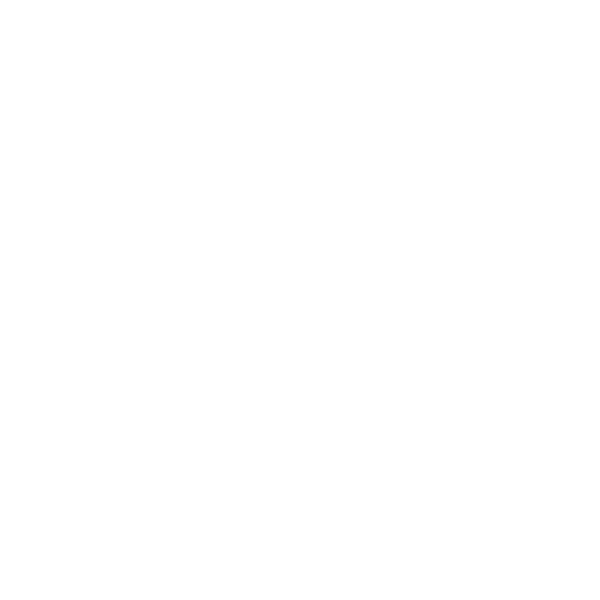
Frame 1 (no input)
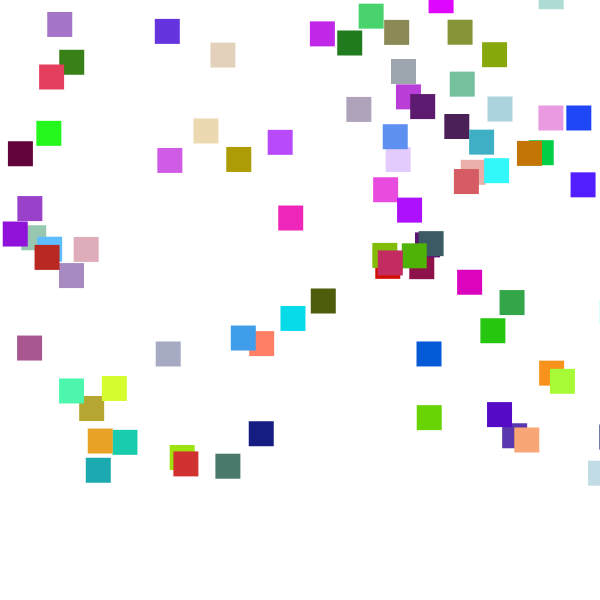
Frame 60 (no input)
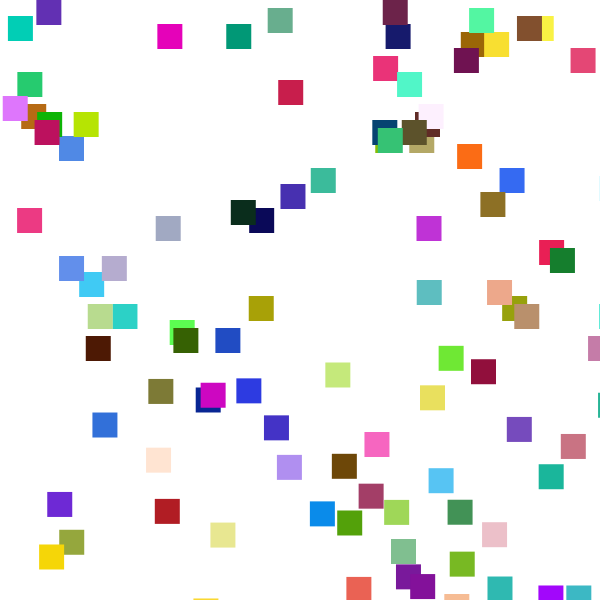
Frame 120 (the mouse pressed at the canvas centre since frame 60)

The p5.js sketch that drew these frames (run headless with seeded random() and noise() and a simulated clock; from frame 60 on, the mouse is pressed at the canvas centre):

// p5.js sketch
// ── sketch.js
let drop = [];

function setup() {
  createCanvas(600, 600);
  for (let i = 0; i < 100; i++) {
    drop.push(new Drop());
  }
}

function draw() {
  background(255);
  for (let i = 0; i < drop.length; i++) {
    drop[i].show();
    drop[i].update();
  }
}

class Drop {
  constructor() {
    this.x = random(0, width);
    this.y = random(0, -height);
  }

  show() {
    this.show = function() {
      noStroke();
      let randomColor = color(random(255),random(255),random(255));
      frameRate(30);
      fill(randomColor);
      rect(this.x, this.y, 25, 25);
    }
  }

  update() {
    this.update = function() {
      this.y = this.y + 8;

      if (this.y > height) {
        this.y = 0;
      }
    }
  }
}
